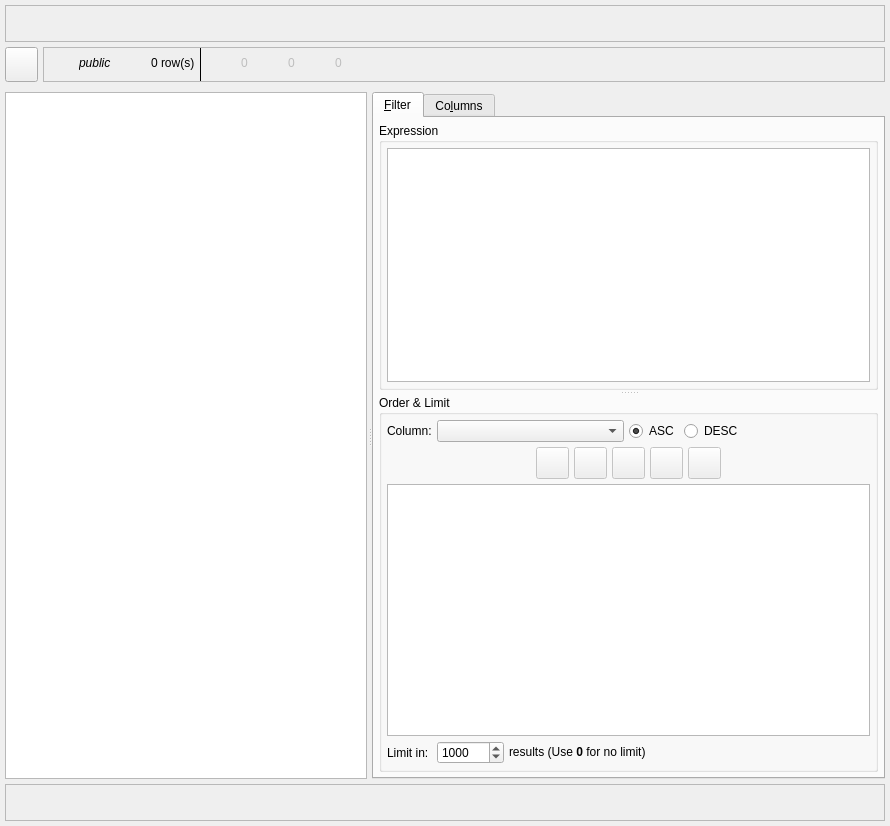
<?xml version="1.0" encoding="UTF-8"?>
<ui version="4.0">
 <class>DataGridWidget</class>
 <widget class="QWidget" name="DataGridWidget">
  <property name="geometry">
   <rect>
    <x>0</x>
    <y>0</y>
    <width>890</width>
    <height>826</height>
   </rect>
  </property>
  <property name="sizePolicy">
   <sizepolicy hsizetype="Expanding" vsizetype="Expanding">
    <horstretch>0</horstretch>
    <verstretch>0</verstretch>
   </sizepolicy>
  </property>
  <property name="windowTitle">
   <string>Form</string>
  </property>
  <layout class="QVBoxLayout" name="verticalLayout">
   <property name="spacing">
    <number>5</number>
   </property>
   <property name="leftMargin">
    <number>5</number>
   </property>
   <property name="topMargin">
    <number>5</number>
   </property>
   <property name="rightMargin">
    <number>5</number>
   </property>
   <property name="bottomMargin">
    <number>5</number>
   </property>
   <item>
    <widget class="QFrame" name="warning_frm">
     <property name="sizePolicy">
      <sizepolicy hsizetype="Preferred" vsizetype="Fixed">
       <horstretch>0</horstretch>
       <verstretch>0</verstretch>
      </sizepolicy>
     </property>
     <property name="minimumSize">
      <size>
       <width>0</width>
       <height>30</height>
      </size>
     </property>
     <property name="frameShape">
      <enum>QFrame::Shape::StyledPanel</enum>
     </property>
     <property name="frameShadow">
      <enum>QFrame::Shadow::Raised</enum>
     </property>
     <layout class="QGridLayout" name="gridLayout_4">
      <property name="leftMargin">
       <number>5</number>
      </property>
      <property name="topMargin">
       <number>5</number>
      </property>
      <property name="rightMargin">
       <number>5</number>
      </property>
      <property name="bottomMargin">
       <number>5</number>
      </property>
      <property name="spacing">
       <number>5</number>
      </property>
      <item row="0" column="1">
       <widget class="QLabel" name="warning_lbl">
        <property name="font">
         <font>
          <italic>false</italic>
          <bold>false</bold>
          <underline>false</underline>
          <strikeout>false</strikeout>
          <kerning>true</kerning>
         </font>
        </property>
        <property name="text">
         <string/>
        </property>
        <property name="wordWrap">
         <bool>true</bool>
        </property>
       </widget>
      </item>
      <item row="0" column="0">
       <widget class="QLabel" name="icon_lbl2">
        <property name="minimumSize">
         <size>
          <width>25</width>
          <height>25</height>
         </size>
        </property>
        <property name="maximumSize">
         <size>
          <width>25</width>
          <height>25</height>
         </size>
        </property>
        <property name="text">
         <string/>
        </property>
        <property name="textFormat">
         <enum>Qt::TextFormat::AutoText</enum>
        </property>
        <property name="pixmap">
         <pixmap resource="../../res/resources.qrc">:/icons/icons/alert.png</pixmap>
        </property>
        <property name="scaledContents">
         <bool>true</bool>
        </property>
       </widget>
      </item>
     </layout>
    </widget>
   </item>
   <item>
    <layout class="QHBoxLayout" name="horizontalLayout_9">
     <property name="spacing">
      <number>5</number>
     </property>
     <property name="bottomMargin">
      <number>0</number>
     </property>
     <item>
      <widget class="QToolButton" name="duplicate_tb">
       <property name="enabled">
        <bool>true</bool>
       </property>
       <property name="sizePolicy">
        <sizepolicy hsizetype="Fixed" vsizetype="Preferred">
         <horstretch>0</horstretch>
         <verstretch>0</verstretch>
        </sizepolicy>
       </property>
       <property name="font">
        <font>
         <pointsize>8</pointsize>
        </font>
       </property>
       <property name="toolTip">
        <string>&lt;p&gt;Duplicate this grid using the same filtering options in the new instance.&lt;/p&gt;</string>
       </property>
       <property name="text">
        <string/>
       </property>
       <property name="icon">
        <iconset resource="../../res/resources.qrc">
         <normaloff>:/icons/icons/duplicategrid.png</normaloff>:/icons/icons/duplicategrid.png</iconset>
       </property>
       <property name="iconSize">
        <size>
         <width>25</width>
         <height>25</height>
        </size>
       </property>
       <property name="shortcut">
        <string>Ctrl+D</string>
       </property>
       <property name="checkable">
        <bool>false</bool>
       </property>
       <property name="toolButtonStyle">
        <enum>Qt::ToolButtonStyle::ToolButtonIconOnly</enum>
       </property>
      </widget>
     </item>
     <item>
      <widget class="QFrame" name="tab_info_frm">
       <property name="sizePolicy">
        <sizepolicy hsizetype="Expanding" vsizetype="Preferred">
         <horstretch>0</horstretch>
         <verstretch>0</verstretch>
        </sizepolicy>
       </property>
       <property name="minimumSize">
        <size>
         <width>0</width>
         <height>35</height>
        </size>
       </property>
       <property name="frameShape">
        <enum>QFrame::Shape::StyledPanel</enum>
       </property>
       <layout class="QHBoxLayout" name="horizontalLayout">
        <property name="spacing">
         <number>5</number>
        </property>
        <property name="leftMargin">
         <number>0</number>
        </property>
        <property name="topMargin">
         <number>0</number>
        </property>
        <property name="rightMargin">
         <number>0</number>
        </property>
        <property name="bottomMargin">
         <number>0</number>
        </property>
        <item>
         <layout class="QHBoxLayout" name="horizontalLayout_11">
          <property name="spacing">
           <number>5</number>
          </property>
          <property name="leftMargin">
           <number>5</number>
          </property>
          <property name="rightMargin">
           <number>0</number>
          </property>
          <property name="bottomMargin">
           <number>2</number>
          </property>
          <item>
           <widget class="QLabel" name="schema_ico_lbl">
            <property name="sizePolicy">
             <sizepolicy hsizetype="Preferred" vsizetype="Fixed">
              <horstretch>0</horstretch>
              <verstretch>0</verstretch>
             </sizepolicy>
            </property>
            <property name="minimumSize">
             <size>
              <width>25</width>
              <height>25</height>
             </size>
            </property>
            <property name="maximumSize">
             <size>
              <width>25</width>
              <height>25</height>
             </size>
            </property>
            <property name="text">
             <string/>
            </property>
            <property name="textFormat">
             <enum>Qt::TextFormat::AutoText</enum>
            </property>
            <property name="pixmap">
             <pixmap resource="../../res/resources.qrc">:/icons/icons/schema.png</pixmap>
            </property>
            <property name="scaledContents">
             <bool>true</bool>
            </property>
           </widget>
          </item>
          <item>
           <widget class="QLabel" name="schema_lbl">
            <property name="sizePolicy">
             <sizepolicy hsizetype="Preferred" vsizetype="Fixed">
              <horstretch>0</horstretch>
              <verstretch>0</verstretch>
             </sizepolicy>
            </property>
            <property name="font">
             <font>
              <italic>true</italic>
             </font>
            </property>
            <property name="text">
             <string>public</string>
            </property>
            <property name="indent">
             <number>0</number>
            </property>
           </widget>
          </item>
         </layout>
        </item>
        <item>
         <layout class="QHBoxLayout" name="horizontalLayout_7">
          <property name="spacing">
           <number>5</number>
          </property>
          <property name="leftMargin">
           <number>5</number>
          </property>
          <property name="rightMargin">
           <number>0</number>
          </property>
          <property name="bottomMargin">
           <number>2</number>
          </property>
          <item>
           <widget class="QLabel" name="rows_cnt_ico_lbl">
            <property name="enabled">
             <bool>true</bool>
            </property>
            <property name="sizePolicy">
             <sizepolicy hsizetype="Preferred" vsizetype="Fixed">
              <horstretch>0</horstretch>
              <verstretch>0</verstretch>
             </sizepolicy>
            </property>
            <property name="minimumSize">
             <size>
              <width>25</width>
              <height>25</height>
             </size>
            </property>
            <property name="maximumSize">
             <size>
              <width>25</width>
              <height>25</height>
             </size>
            </property>
            <property name="toolTip">
             <string>&lt;html&gt;&lt;head/&gt;&lt;body&gt;&lt;p&gt;The total number of rows in the table.&lt;/p&gt;&lt;/body&gt;&lt;/html&gt;</string>
            </property>
            <property name="text">
             <string/>
            </property>
            <property name="textFormat">
             <enum>Qt::TextFormat::AutoText</enum>
            </property>
            <property name="pixmap">
             <pixmap resource="../../res/resources.qrc">:/icons/icons/tablerowcnt.png</pixmap>
            </property>
            <property name="scaledContents">
             <bool>true</bool>
            </property>
           </widget>
          </item>
          <item>
           <widget class="QLabel" name="rows_cnt_lbl">
            <property name="enabled">
             <bool>true</bool>
            </property>
            <property name="sizePolicy">
             <sizepolicy hsizetype="Preferred" vsizetype="Fixed">
              <horstretch>0</horstretch>
              <verstretch>0</verstretch>
             </sizepolicy>
            </property>
            <property name="font">
             <font>
              <italic>false</italic>
             </font>
            </property>
            <property name="text">
             <string>0 row(s)</string>
            </property>
            <property name="indent">
             <number>0</number>
            </property>
           </widget>
          </item>
         </layout>
        </item>
        <item>
         <widget class="Line" name="separator_ln">
          <property name="maximumSize">
           <size>
            <width>1</width>
            <height>16777215</height>
           </size>
          </property>
          <property name="autoFillBackground">
           <bool>false</bool>
          </property>
          <property name="frameShadow">
           <enum>QFrame::Shadow::Plain</enum>
          </property>
          <property name="lineWidth">
           <number>1</number>
          </property>
          <property name="orientation">
           <enum>Qt::Orientation::Vertical</enum>
          </property>
         </widget>
        </item>
        <item>
         <layout class="QHBoxLayout" name="horizontalLayout_2">
          <property name="spacing">
           <number>5</number>
          </property>
          <property name="leftMargin">
           <number>5</number>
          </property>
          <property name="rightMargin">
           <number>0</number>
          </property>
          <property name="bottomMargin">
           <number>2</number>
          </property>
          <item>
           <widget class="QLabel" name="rows_added_ico_lbl">
            <property name="enabled">
             <bool>false</bool>
            </property>
            <property name="sizePolicy">
             <sizepolicy hsizetype="Preferred" vsizetype="Fixed">
              <horstretch>0</horstretch>
              <verstretch>0</verstretch>
             </sizepolicy>
            </property>
            <property name="minimumSize">
             <size>
              <width>25</width>
              <height>25</height>
             </size>
            </property>
            <property name="maximumSize">
             <size>
              <width>25</width>
              <height>25</height>
             </size>
            </property>
            <property name="toolTip">
             <string>Number of rows marked to be added</string>
            </property>
            <property name="text">
             <string/>
            </property>
            <property name="textFormat">
             <enum>Qt::TextFormat::AutoText</enum>
            </property>
            <property name="pixmap">
             <pixmap resource="../../res/resources.qrc">:/icons/icons/addrow.png</pixmap>
            </property>
            <property name="scaledContents">
             <bool>true</bool>
            </property>
           </widget>
          </item>
          <item>
           <widget class="QLabel" name="rows_added_lbl">
            <property name="enabled">
             <bool>false</bool>
            </property>
            <property name="sizePolicy">
             <sizepolicy hsizetype="Preferred" vsizetype="Fixed">
              <horstretch>0</horstretch>
              <verstretch>0</verstretch>
             </sizepolicy>
            </property>
            <property name="text">
             <string>0</string>
            </property>
            <property name="indent">
             <number>0</number>
            </property>
           </widget>
          </item>
         </layout>
        </item>
        <item>
         <layout class="QHBoxLayout" name="horizontalLayout_4">
          <property name="spacing">
           <number>5</number>
          </property>
          <property name="leftMargin">
           <number>5</number>
          </property>
          <property name="rightMargin">
           <number>0</number>
          </property>
          <property name="bottomMargin">
           <number>2</number>
          </property>
          <item>
           <widget class="QLabel" name="rows_changed_ico_lbl">
            <property name="enabled">
             <bool>false</bool>
            </property>
            <property name="sizePolicy">
             <sizepolicy hsizetype="Preferred" vsizetype="Fixed">
              <horstretch>0</horstretch>
              <verstretch>0</verstretch>
             </sizepolicy>
            </property>
            <property name="minimumSize">
             <size>
              <width>25</width>
              <height>25</height>
             </size>
            </property>
            <property name="maximumSize">
             <size>
              <width>25</width>
              <height>25</height>
             </size>
            </property>
            <property name="toolTip">
             <string>Number of rows marked to be changed</string>
            </property>
            <property name="text">
             <string/>
            </property>
            <property name="textFormat">
             <enum>Qt::TextFormat::AutoText</enum>
            </property>
            <property name="pixmap">
             <pixmap resource="../../res/resources.qrc">:/icons/icons/bulkedit.png</pixmap>
            </property>
            <property name="scaledContents">
             <bool>true</bool>
            </property>
           </widget>
          </item>
          <item>
           <widget class="QLabel" name="rows_changed_lbl">
            <property name="enabled">
             <bool>false</bool>
            </property>
            <property name="sizePolicy">
             <sizepolicy hsizetype="Preferred" vsizetype="Fixed">
              <horstretch>0</horstretch>
              <verstretch>0</verstretch>
             </sizepolicy>
            </property>
            <property name="text">
             <string>0</string>
            </property>
            <property name="indent">
             <number>0</number>
            </property>
           </widget>
          </item>
         </layout>
        </item>
        <item>
         <layout class="QHBoxLayout" name="horizontalLayout_10">
          <property name="spacing">
           <number>5</number>
          </property>
          <property name="leftMargin">
           <number>5</number>
          </property>
          <property name="rightMargin">
           <number>0</number>
          </property>
          <property name="bottomMargin">
           <number>2</number>
          </property>
          <item>
           <widget class="QLabel" name="rows_deleted_ico_lbl">
            <property name="enabled">
             <bool>false</bool>
            </property>
            <property name="sizePolicy">
             <sizepolicy hsizetype="Preferred" vsizetype="Fixed">
              <horstretch>0</horstretch>
              <verstretch>0</verstretch>
             </sizepolicy>
            </property>
            <property name="minimumSize">
             <size>
              <width>25</width>
              <height>25</height>
             </size>
            </property>
            <property name="maximumSize">
             <size>
              <width>25</width>
              <height>25</height>
             </size>
            </property>
            <property name="toolTip">
             <string>Number of rows marked to be deleted</string>
            </property>
            <property name="text">
             <string/>
            </property>
            <property name="textFormat">
             <enum>Qt::TextFormat::AutoText</enum>
            </property>
            <property name="pixmap">
             <pixmap resource="../../res/resources.qrc">:/icons/icons/delrows.png</pixmap>
            </property>
            <property name="scaledContents">
             <bool>true</bool>
            </property>
           </widget>
          </item>
          <item>
           <widget class="QLabel" name="rows_deleted_lbl">
            <property name="enabled">
             <bool>false</bool>
            </property>
            <property name="sizePolicy">
             <sizepolicy hsizetype="Fixed" vsizetype="Fixed">
              <horstretch>0</horstretch>
              <verstretch>0</verstretch>
             </sizepolicy>
            </property>
            <property name="text">
             <string>0</string>
            </property>
            <property name="indent">
             <number>0</number>
            </property>
           </widget>
          </item>
         </layout>
        </item>
        <item>
         <spacer name="horizontalSpacer">
          <property name="orientation">
           <enum>Qt::Orientation::Horizontal</enum>
          </property>
          <property name="sizeHint" stdset="0">
           <size>
            <width>40</width>
            <height>20</height>
           </size>
          </property>
         </spacer>
        </item>
       </layout>
      </widget>
     </item>
    </layout>
   </item>
   <item>
    <widget class="QWidget" name="csv_load_parent" native="true">
     <property name="enabled">
      <bool>true</bool>
     </property>
     <property name="minimumSize">
      <size>
       <width>0</width>
       <height>0</height>
      </size>
     </property>
    </widget>
   </item>
   <item>
    <widget class="QSplitter" name="h_splitter">
     <property name="sizePolicy">
      <sizepolicy hsizetype="Expanding" vsizetype="Expanding">
       <horstretch>0</horstretch>
       <verstretch>0</verstretch>
      </sizepolicy>
     </property>
     <property name="orientation">
      <enum>Qt::Orientation::Horizontal</enum>
     </property>
     <property name="handleWidth">
      <number>5</number>
     </property>
     <property name="childrenCollapsible">
      <bool>false</bool>
     </property>
     <widget class="QTableWidget" name="results_tbw">
      <property name="enabled">
       <bool>true</bool>
      </property>
      <property name="sizePolicy">
       <sizepolicy hsizetype="Expanding" vsizetype="Preferred">
        <horstretch>0</horstretch>
        <verstretch>0</verstretch>
       </sizepolicy>
      </property>
      <property name="contextMenuPolicy">
       <enum>Qt::ContextMenuPolicy::CustomContextMenu</enum>
      </property>
      <property name="sizeAdjustPolicy">
       <enum>QAbstractScrollArea::SizeAdjustPolicy::AdjustIgnored</enum>
      </property>
      <property name="editTriggers">
       <set>QAbstractItemView::EditTrigger::AnyKeyPressed|QAbstractItemView::EditTrigger::DoubleClicked</set>
      </property>
      <property name="alternatingRowColors">
       <bool>true</bool>
      </property>
      <property name="selectionMode">
       <enum>QAbstractItemView::SelectionMode::ExtendedSelection</enum>
      </property>
      <property name="selectionBehavior">
       <enum>QAbstractItemView::SelectionBehavior::SelectItems</enum>
      </property>
      <property name="verticalScrollMode">
       <enum>QAbstractItemView::ScrollMode::ScrollPerItem</enum>
      </property>
      <property name="horizontalScrollMode">
       <enum>QAbstractItemView::ScrollMode::ScrollPerPixel</enum>
      </property>
      <property name="sortingEnabled">
       <bool>false</bool>
      </property>
      <property name="rowCount">
       <number>0</number>
      </property>
      <property name="columnCount">
       <number>0</number>
      </property>
      <attribute name="horizontalHeaderStretchLastSection">
       <bool>true</bool>
      </attribute>
     </widget>
     <widget class="QTabWidget" name="filter_tbw">
      <property name="enabled">
       <bool>true</bool>
      </property>
      <property name="currentIndex">
       <number>0</number>
      </property>
      <property name="iconSize">
       <size>
        <width>22</width>
        <height>22</height>
       </size>
      </property>
      <widget class="QWidget" name="tab">
       <attribute name="icon">
        <iconset resource="../../res/resources.qrc">
         <normaloff>:/icons/icons/filter.png</normaloff>:/icons/icons/filter.png</iconset>
       </attribute>
       <attribute name="title">
        <string>&amp;Filter</string>
       </attribute>
       <layout class="QGridLayout" name="gridLayout_6">
        <property name="leftMargin">
         <number>5</number>
        </property>
        <property name="topMargin">
         <number>5</number>
        </property>
        <property name="rightMargin">
         <number>5</number>
        </property>
        <property name="bottomMargin">
         <number>5</number>
        </property>
        <property name="spacing">
         <number>5</number>
        </property>
        <item row="0" column="0">
         <widget class="QSplitter" name="v_splitter">
          <property name="orientation">
           <enum>Qt::Orientation::Vertical</enum>
          </property>
          <property name="handleWidth">
           <number>5</number>
          </property>
          <property name="childrenCollapsible">
           <bool>false</bool>
          </property>
          <widget class="QGroupBox" name="filter_grp">
           <property name="title">
            <string>Expression</string>
           </property>
           <layout class="QGridLayout" name="gridLayout_11">
            <property name="leftMargin">
             <number>5</number>
            </property>
            <property name="topMargin">
             <number>5</number>
            </property>
            <property name="rightMargin">
             <number>5</number>
            </property>
            <property name="bottomMargin">
             <number>5</number>
            </property>
            <property name="spacing">
             <number>5</number>
            </property>
            <item row="0" column="0">
             <widget class="QPlainTextEdit" name="filter_txt">
              <property name="sizePolicy">
               <sizepolicy hsizetype="Expanding" vsizetype="Expanding">
                <horstretch>0</horstretch>
                <verstretch>0</verstretch>
               </sizepolicy>
              </property>
              <property name="minimumSize">
               <size>
                <width>0</width>
                <height>0</height>
               </size>
              </property>
             </widget>
            </item>
           </layout>
          </widget>
          <widget class="QGroupBox" name="order_by_grp">
           <property name="title">
            <string>Order &amp;&amp; Limit</string>
           </property>
           <layout class="QGridLayout" name="gridLayout_7">
            <property name="leftMargin">
             <number>5</number>
            </property>
            <property name="topMargin">
             <number>5</number>
            </property>
            <property name="rightMargin">
             <number>5</number>
            </property>
            <property name="bottomMargin">
             <number>5</number>
            </property>
            <property name="spacing">
             <number>5</number>
            </property>
            <item row="0" column="0">
             <widget class="QLabel" name="column_lbl">
              <property name="sizePolicy">
               <sizepolicy hsizetype="Fixed" vsizetype="Preferred">
                <horstretch>0</horstretch>
                <verstretch>0</verstretch>
               </sizepolicy>
              </property>
              <property name="text">
               <string>Column:</string>
              </property>
             </widget>
            </item>
            <item row="2" column="0" colspan="4">
             <widget class="QListWidget" name="ord_columns_lst">
              <property name="sizePolicy">
               <sizepolicy hsizetype="Expanding" vsizetype="Expanding">
                <horstretch>0</horstretch>
                <verstretch>0</verstretch>
               </sizepolicy>
              </property>
              <property name="iconSize">
               <size>
                <width>28</width>
                <height>28</height>
               </size>
              </property>
             </widget>
            </item>
            <item row="3" column="0">
             <widget class="QLabel" name="limit_in_lbl">
              <property name="text">
               <string>Limit in:</string>
              </property>
             </widget>
            </item>
            <item row="3" column="3">
             <widget class="QLabel" name="results_lbl">
              <property name="sizePolicy">
               <sizepolicy hsizetype="Expanding" vsizetype="Preferred">
                <horstretch>0</horstretch>
                <verstretch>0</verstretch>
               </sizepolicy>
              </property>
              <property name="text">
               <string>results (Use &lt;strong&gt;0&lt;/strong&gt; for no limit)</string>
              </property>
             </widget>
            </item>
            <item row="1" column="0" colspan="4">
             <layout class="QHBoxLayout" name="horizontalLayout_6">
              <property name="spacing">
               <number>5</number>
              </property>
              <item>
               <spacer name="horizontalSpacer_8">
                <property name="orientation">
                 <enum>Qt::Orientation::Horizontal</enum>
                </property>
                <property name="sizeHint" stdset="0">
                 <size>
                  <width>40</width>
                  <height>20</height>
                 </size>
                </property>
               </spacer>
              </item>
              <item>
               <widget class="QToolButton" name="add_ord_col_tb">
                <property name="enabled">
                 <bool>false</bool>
                </property>
                <property name="sizePolicy">
                 <sizepolicy hsizetype="Preferred" vsizetype="Preferred">
                  <horstretch>0</horstretch>
                  <verstretch>0</verstretch>
                 </sizepolicy>
                </property>
                <property name="minimumSize">
                 <size>
                  <width>0</width>
                  <height>0</height>
                 </size>
                </property>
                <property name="toolTip">
                 <string>Add Item</string>
                </property>
                <property name="text">
                 <string/>
                </property>
                <property name="icon">
                 <iconset resource="../../res/resources.qrc">
                  <normaloff>:/icons/icons/add.png</normaloff>:/icons/icons/add.png</iconset>
                </property>
                <property name="iconSize">
                 <size>
                  <width>25</width>
                  <height>25</height>
                 </size>
                </property>
               </widget>
              </item>
              <item>
               <widget class="QToolButton" name="rem_ord_col_tb">
                <property name="enabled">
                 <bool>false</bool>
                </property>
                <property name="sizePolicy">
                 <sizepolicy hsizetype="Preferred" vsizetype="Preferred">
                  <horstretch>0</horstretch>
                  <verstretch>0</verstretch>
                 </sizepolicy>
                </property>
                <property name="minimumSize">
                 <size>
                  <width>0</width>
                  <height>0</height>
                 </size>
                </property>
                <property name="toolTip">
                 <string>Remove Item</string>
                </property>
                <property name="text">
                 <string/>
                </property>
                <property name="icon">
                 <iconset resource="../../res/resources.qrc">
                  <normaloff>:/icons/icons/remove.png</normaloff>:/icons/icons/remove.png</iconset>
                </property>
                <property name="iconSize">
                 <size>
                  <width>25</width>
                  <height>25</height>
                 </size>
                </property>
               </widget>
              </item>
              <item>
               <widget class="QToolButton" name="clear_ord_cols_tb">
                <property name="enabled">
                 <bool>false</bool>
                </property>
                <property name="sizePolicy">
                 <sizepolicy hsizetype="Preferred" vsizetype="Fixed">
                  <horstretch>0</horstretch>
                  <verstretch>0</verstretch>
                 </sizepolicy>
                </property>
                <property name="minimumSize">
                 <size>
                  <width>0</width>
                  <height>0</height>
                 </size>
                </property>
                <property name="toolTip">
                 <string>Clear the order by columns list</string>
                </property>
                <property name="text">
                 <string/>
                </property>
                <property name="icon">
                 <iconset resource="../../res/resources.qrc">
                  <normaloff>:/icons/icons/cleartext.png</normaloff>:/icons/icons/cleartext.png</iconset>
                </property>
                <property name="iconSize">
                 <size>
                  <width>25</width>
                  <height>25</height>
                 </size>
                </property>
               </widget>
              </item>
              <item>
               <widget class="QToolButton" name="move_up_tb">
                <property name="enabled">
                 <bool>false</bool>
                </property>
                <property name="sizePolicy">
                 <sizepolicy hsizetype="Preferred" vsizetype="Preferred">
                  <horstretch>0</horstretch>
                  <verstretch>0</verstretch>
                 </sizepolicy>
                </property>
                <property name="minimumSize">
                 <size>
                  <width>0</width>
                  <height>0</height>
                 </size>
                </property>
                <property name="toolTip">
                 <string>Move selected item up</string>
                </property>
                <property name="text">
                 <string/>
                </property>
                <property name="icon">
                 <iconset resource="../../res/resources.qrc">
                  <normaloff>:/icons/icons/moveup.png</normaloff>:/icons/icons/moveup.png</iconset>
                </property>
                <property name="iconSize">
                 <size>
                  <width>25</width>
                  <height>25</height>
                 </size>
                </property>
               </widget>
              </item>
              <item>
               <widget class="QToolButton" name="move_down_tb">
                <property name="enabled">
                 <bool>false</bool>
                </property>
                <property name="sizePolicy">
                 <sizepolicy hsizetype="Preferred" vsizetype="Preferred">
                  <horstretch>0</horstretch>
                  <verstretch>0</verstretch>
                 </sizepolicy>
                </property>
                <property name="minimumSize">
                 <size>
                  <width>0</width>
                  <height>0</height>
                 </size>
                </property>
                <property name="toolTip">
                 <string>Move selected item down</string>
                </property>
                <property name="text">
                 <string/>
                </property>
                <property name="icon">
                 <iconset resource="../../res/resources.qrc">
                  <normaloff>:/icons/icons/movedown.png</normaloff>:/icons/icons/movedown.png</iconset>
                </property>
                <property name="iconSize">
                 <size>
                  <width>25</width>
                  <height>25</height>
                 </size>
                </property>
               </widget>
              </item>
              <item>
               <spacer name="horizontalSpacer_9">
                <property name="orientation">
                 <enum>Qt::Orientation::Horizontal</enum>
                </property>
                <property name="sizeHint" stdset="0">
                 <size>
                  <width>40</width>
                  <height>20</height>
                 </size>
                </property>
               </spacer>
              </item>
             </layout>
            </item>
            <item row="0" column="1" colspan="3">
             <layout class="QHBoxLayout" name="horizontalLayout_8">
              <property name="spacing">
               <number>5</number>
              </property>
              <item>
               <widget class="QComboBox" name="ord_column_cmb">
                <property name="sizePolicy">
                 <sizepolicy hsizetype="Expanding" vsizetype="Fixed">
                  <horstretch>0</horstretch>
                  <verstretch>0</verstretch>
                 </sizepolicy>
                </property>
                <property name="insertPolicy">
                 <enum>QComboBox::InsertPolicy::InsertAlphabetically</enum>
                </property>
                <property name="iconSize">
                 <size>
                  <width>28</width>
                  <height>28</height>
                 </size>
                </property>
               </widget>
              </item>
              <item>
               <widget class="QRadioButton" name="asc_rb">
                <property name="sizePolicy">
                 <sizepolicy hsizetype="Preferred" vsizetype="Fixed">
                  <horstretch>0</horstretch>
                  <verstretch>0</verstretch>
                 </sizepolicy>
                </property>
                <property name="text">
                 <string>ASC</string>
                </property>
                <property name="checked">
                 <bool>true</bool>
                </property>
               </widget>
              </item>
              <item>
               <widget class="QRadioButton" name="desc_rb">
                <property name="sizePolicy">
                 <sizepolicy hsizetype="Expanding" vsizetype="Fixed">
                  <horstretch>0</horstretch>
                  <verstretch>0</verstretch>
                 </sizepolicy>
                </property>
                <property name="text">
                 <string>DESC</string>
                </property>
               </widget>
              </item>
             </layout>
            </item>
            <item row="3" column="1" colspan="2">
             <widget class="QSpinBox" name="limit_spb">
              <property name="sizePolicy">
               <sizepolicy hsizetype="Expanding" vsizetype="Fixed">
                <horstretch>0</horstretch>
                <verstretch>0</verstretch>
               </sizepolicy>
              </property>
              <property name="minimum">
               <number>0</number>
              </property>
              <property name="maximum">
               <number>1000000</number>
              </property>
              <property name="singleStep">
               <number>50</number>
              </property>
              <property name="value">
               <number>1000</number>
              </property>
             </widget>
            </item>
           </layout>
          </widget>
         </widget>
        </item>
       </layout>
      </widget>
      <widget class="QWidget" name="tab_2">
       <attribute name="icon">
        <iconset resource="../../res/resources.qrc">
         <normaloff>:/icons/icons/column.png</normaloff>:/icons/icons/column.png</iconset>
       </attribute>
       <attribute name="title">
        <string>Co&amp;lumns</string>
       </attribute>
       <layout class="QGridLayout" name="gridLayout_8">
        <property name="leftMargin">
         <number>5</number>
        </property>
        <property name="topMargin">
         <number>5</number>
        </property>
        <property name="rightMargin">
         <number>5</number>
        </property>
        <property name="bottomMargin">
         <number>5</number>
        </property>
        <property name="verticalSpacing">
         <number>5</number>
        </property>
        <item row="0" column="0">
         <widget class="QListWidget" name="columns_lst">
          <property name="selectionMode">
           <enum>QAbstractItemView::SelectionMode::SingleSelection</enum>
          </property>
          <property name="iconSize">
           <size>
            <width>28</width>
            <height>28</height>
           </size>
          </property>
         </widget>
        </item>
        <item row="1" column="0">
         <layout class="QHBoxLayout" name="horizontalLayout_3">
          <property name="spacing">
           <number>5</number>
          </property>
          <item>
           <spacer name="horizontalSpacer_3">
            <property name="orientation">
             <enum>Qt::Orientation::Horizontal</enum>
            </property>
            <property name="sizeHint" stdset="0">
             <size>
              <width>58</width>
              <height>20</height>
             </size>
            </property>
           </spacer>
          </item>
          <item>
           <widget class="QToolButton" name="select_all_tb">
            <property name="sizePolicy">
             <sizepolicy hsizetype="Preferred" vsizetype="Preferred">
              <horstretch>0</horstretch>
              <verstretch>0</verstretch>
             </sizepolicy>
            </property>
            <property name="text">
             <string>Select all</string>
            </property>
           </widget>
          </item>
          <item>
           <widget class="QToolButton" name="clear_all_tb">
            <property name="sizePolicy">
             <sizepolicy hsizetype="Preferred" vsizetype="Preferred">
              <horstretch>0</horstretch>
              <verstretch>0</verstretch>
             </sizepolicy>
            </property>
            <property name="text">
             <string>Clear all</string>
            </property>
           </widget>
          </item>
          <item>
           <spacer name="horizontalSpacer_2">
            <property name="orientation">
             <enum>Qt::Orientation::Horizontal</enum>
            </property>
            <property name="sizeHint" stdset="0">
             <size>
              <width>58</width>
              <height>20</height>
             </size>
            </property>
           </spacer>
          </item>
         </layout>
        </item>
       </layout>
      </widget>
     </widget>
    </widget>
   </item>
   <item>
    <widget class="QFrame" name="result_info_frm">
     <property name="minimumSize">
      <size>
       <width>0</width>
       <height>0</height>
      </size>
     </property>
     <property name="frameShape">
      <enum>QFrame::Shape::StyledPanel</enum>
     </property>
     <layout class="QHBoxLayout" name="horizontalLayout_5">
      <property name="spacing">
       <number>5</number>
      </property>
      <property name="leftMargin">
       <number>5</number>
      </property>
      <property name="topMargin">
       <number>5</number>
      </property>
      <property name="rightMargin">
       <number>5</number>
      </property>
      <property name="bottomMargin">
       <number>5</number>
      </property>
      <item>
       <widget class="QLabel" name="icon_lbl2_2">
        <property name="minimumSize">
         <size>
          <width>25</width>
          <height>25</height>
         </size>
        </property>
        <property name="maximumSize">
         <size>
          <width>25</width>
          <height>25</height>
         </size>
        </property>
        <property name="text">
         <string/>
        </property>
        <property name="textFormat">
         <enum>Qt::TextFormat::AutoText</enum>
        </property>
        <property name="pixmap">
         <pixmap resource="../../res/resources.qrc">:/icons/icons/info.png</pixmap>
        </property>
        <property name="scaledContents">
         <bool>true</bool>
        </property>
       </widget>
      </item>
      <item>
       <widget class="QLabel" name="result_info_lbl">
        <property name="sizePolicy">
         <sizepolicy hsizetype="Preferred" vsizetype="Preferred">
          <horstretch>0</horstretch>
          <verstretch>0</verstretch>
         </sizepolicy>
        </property>
        <property name="font">
         <font>
          <italic>false</italic>
         </font>
        </property>
        <property name="text">
         <string/>
        </property>
        <property name="indent">
         <number>-1</number>
        </property>
       </widget>
      </item>
     </layout>
    </widget>
   </item>
  </layout>
 </widget>
 <resources>
  <include location="../../res/resources.qrc"/>
 </resources>
 <connections/>
</ui>
